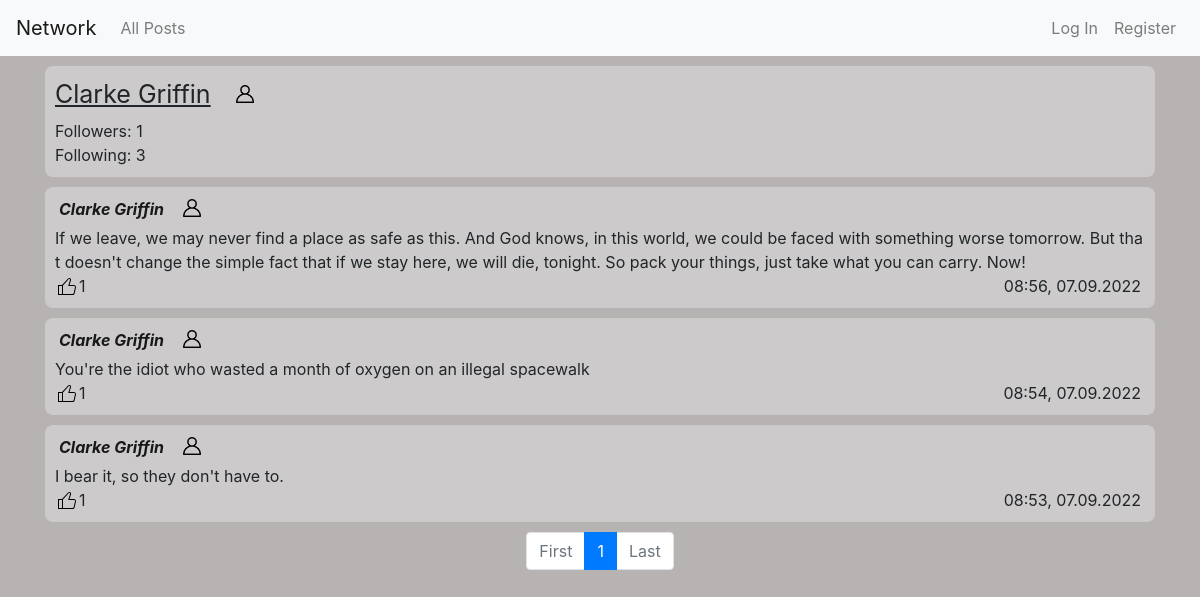
The page /profile/Clarke Griffin on the database its author committed.
### network/models.py (models this page shows, shortened)
class User(AbstractUser):
    pass

class Post(models.Model):
    author = models.ForeignKey(User, on_delete = models.CASCADE, related_name = "authorUser")
    textarea = models.TextField(max_length = 5000)
    timestamp = models.DateTimeField(auto_now_add=True)
    likes = models.ManyToManyField(User, related_name = "likes", blank = True)

### network/views.py (the view)
# urls.py: path("profile/<str:name>", views.profile, name="profile"),
def profile(request, name):
    otherUser = User.objects.get(username = name)
    myOwn = request.user
    statusFollow = False
    followers = Followers.objects.filter(user = otherUser)
    if followers:
        for extractList in followers:
            lenFollowlist = len(extractList.who.all())
            for unit in extractList.who.all():
                if unit == myOwn:
                    statusFollow = True
                    break
    else:
        lenFollowlist = 0
    followings = Following.objects.filter(user = otherUser)
    if followings:
        for extractList in followings:
            lenFollowinglist = len(extractList.who.all())
    else:
        lenFollowinglist = 0
    posts = Post.objects.filter(author = otherUser).order_by('-timestamp')
    forrange = math.ceil(len(posts)/N)+1
    paginator = Paginator(posts, N)
    page_number = request.GET.get('page')
    page_obj = paginator.get_page(page_number)
    return render(request, "network/profile.html", {
        "page_obj": page_obj,
        "range": range(1, forrange),
        "guest": name,
        "statusFollow": statusFollow,
        "followersCount": lenFollowlist,
        "followingCount": lenFollowinglist
    })

### network/templates/network/profile.html (shortened to what this page needs)
{% extends "network/layout.html" %}
{% block body %}
    <div class="container">
        <div class="comment">
            <div class="d-flex flex-row align-items-center flexgap margbot5">
                <p class="profileName"> {{ guest }} </p>
                {% if user.is_authenticated %}
                    {% if statusFollow %}
                        <button onclick="subscribeFunction(this)" title="unsubscribe" class="subscribe" type="submit" data-author="{{guest}}" data-substatus="true" >
                            <img src="/static/network/black.png" class="imagepad" width="18px" height="18px">
                        </button>
                    {% elif request.user.username == guest %}
                    {% else %}
                        <button onclick="subscribeFunction(this)" title="subscribe"  class="subscribe" type="submit" data-author="{{guest}}" data-substatus="false" >
                            <img src="/static/network/white.png" class="imagepad" width="18px" height="18px">
                        </button>
                    {% endif %}
                {% else %}
                    <img src="/static/network/white.png" class="imagepad" width="18px" height="18px">
                {% endif %}
            </div>
            <p>Followers: <span class="changefw">{{ followersCount }}</span></p>
            <p>Following: {{ followingCount }}</p>
        </div>
        {% for post in page_obj %}
            <div class="comment comment-{{post.id}}">
                <div class="d-flex flex-row align-items-center flexgap margbot5">
                    <a class="linkForUser frame" href="{% url 'profile' post.author %}"> {{ post.author }} </a>
                    {% if user.is_authenticated %}
                        {% if statusFollow %}
                            <button onclick="subscribeFunction(this)" title="unsubscribe" class="subscribe" type="submit" data-author="{{post.author}}" data-substatus="true" >
                                <img src="/static/network/black.png" class="imagepad" width="18px" height="18px">
                            </button>
                        {% elif request.user == post.author %}
                        {% else %}
                            <button onclick="subscribeFunction(this)" title="subscribe"  class="subscribe" type="submit" data-author="{{post.author}}" data-substatus="false" >
                                <img src="/static/network/white.png" class="imagepad" width="18px" height="18px">
                            </button>
                        {% endif %}
                    {% else %}
                        <img src="/static/network/white.png" class="imagepad" width="18px" height="18px">
                    {% endif %}
                </div>
                <div class="divPostArea-{{post.id}}">
                    <p class="postArea-{{post.id}}">
                        {{ post.textarea }}
                    </p>
                </div>
                <span class="frame floatRight">{{ post.timestamp|date:'H:i, d.m.Y'}}</span>
                <div class="likediv">
                    <span class="likeCount-{{post.id}}">
                        {{ post.likes.all|length }}
                    </span>
                </div>
            </div>
        {% empty %}
            <div class="comment">
                <p class="centerText">You haven't got posts yet</p>
            </div>
        {% endfor %}
    </div>
    <nav class="pagnav">
        <ul class="pagination justify-content-center">
            {% if page_obj.number == 1 %}
                <li class="page-item disabled"><a class="page-link" href="?page=1">First</a></li>
            {% else %}
                <li class="page-item"><a class="page-link" href="?page=1">First</a></li>
            {% endif %}
            {% if page_obj.paginator.num_pages < 4 %}
                {% for i in range %}
                    {% if page_obj.number == i %}
                        <li class="page-item active"><a class="page-link" href="?page={{ i }}"> {{ i }} </a></li>
                    {% else %}
                        <li class="page-item"><a class="page-link" href="?page={{ i }}"> {{ i }} </a></li>
                    {% endif %}
                {% endfor %}
            {% endif %}
            {% if page_obj.number == page_obj.paginator.num_pages %}
                <li class="page-item disabled"><a class="page-link" href="?page={{ page_obj.paginator.num_pages }}">Last</a></li>
            {% else %}
                <li class="page-item"><a class="page-link" href="?page={{ page_obj.paginator.num_pages }}">Last</a></li>
            {% endif %}
        </ul>
    </nav>
{% endblock %}

### network/static/network/styles.css (style rules this page uses)
body { background-color: rgb(184, 179, 179); background-image: url("https://www.transparenttextures.com/patterns/graphy-dark.png"); user-select: none; }
p { margin: 0; user-select: text; word-break: break-all; }
.comment { width: 100%; height: 100%; margin-bottom: 10px; margin-top: 10px; padding: 10px 10px; border-radius: 8px; background-color: #d6d6d6a9; }
.floatRight { float: right; }
.frame { width: fit-content; background-color: transparent; padding-left: 4px; padding-right: 4px; }
.linkForUser { color: rgb(24, 24, 24); font-style: italic; font-weight: bold; }
.likediv { display: flex; align-items: flex-end; }
.imagepad { margin-bottom: 2px; }
.margbot5 { margin-bottom: 5px;; }
.flexgap { gap: 15px; }
.profileName { text-decoration: underline; font-size: 25px; margin-right: 10px; }

### rows shown on the page
User: username "Clarke Griffin"
Post: author "Clarke Griffin", textarea "If we leave, we may never find a place as safe as this. And God knows, in this world, we could be faced with something worse tomorrow. But that doesn't change the simple fact that if we stay here, we will die, tonight. So pack your things, just take what you can carry. Now!", timestamp "08:56, 07.09.2022", likes.all|length "1"
Post: author "Clarke Griffin", textarea "You're the idiot who wasted a month of oxygen on an illegal spacewalk", timestamp "08:54, 07.09.2022", likes.all|length "1"
Post: author "Clarke Griffin", textarea "I bear it, so they don't have to.", timestamp "08:53, 07.09.2022", likes.all|length "1"

### other values the page prints
{{ followersCount }} "1"
{{ followingCount }} "3"
{{ i }} "1"
